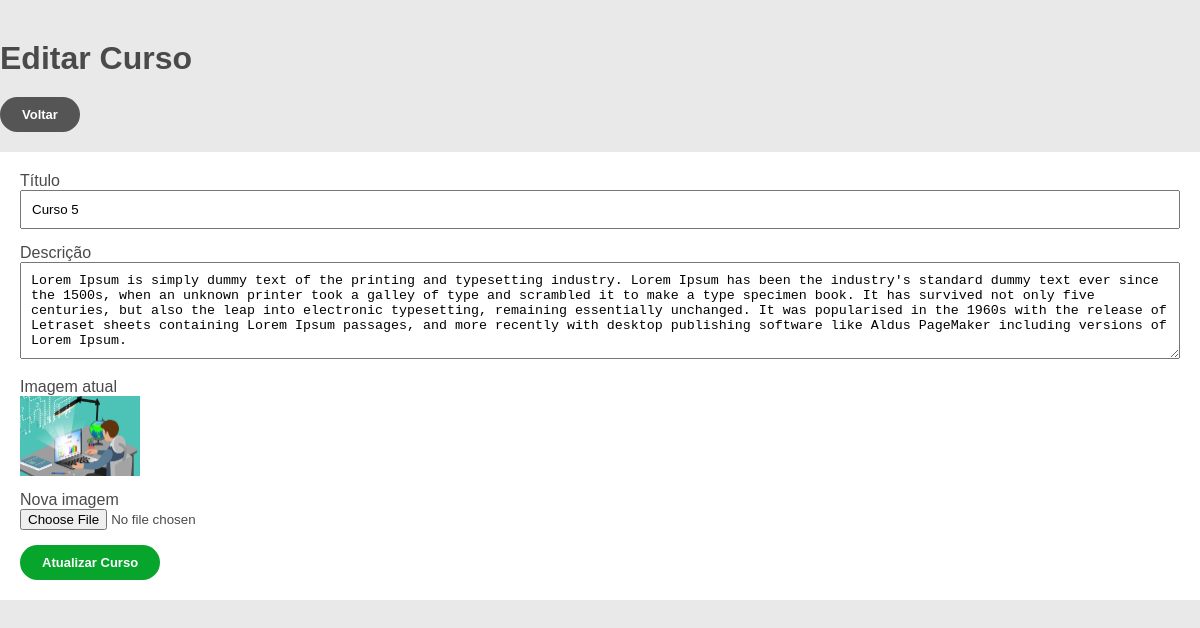
The page /admin/cursos/editar.php?id=6 (signed in) on the database its author committed.
### tables this page shows
CREATE TABLE `cursos` (
  `id` int(11) NOT NULL,
  `titulo` varchar(150) NOT NULL,
  `descricao` text NOT NULL,
  `imagem` varchar(255) NOT NULL,
  `criado_em` timestamp NOT NULL DEFAULT current_timestamp()
);

### admin/cursos/editar.php (the view, shortened to what this page needs)
<?php
require_once '../../config/database.php';
$id = isset($_GET['id']) ? (int) $_GET['id'] : 0;
$stmt = $pdo->prepare("SELECT * FROM cursos WHERE id = :id");
$stmt->execute([':id' => $id]);
$curso = $stmt->fetch(PDO::FETCH_ASSOC);
?>
<!DOCTYPE html>
<html lang="pt-BR">
<head>
    <link rel="stylesheet" href="../../assets/css/style.css">
</head>
<body>
    <div class="container" style="padding: 40px 0;">
        <h1>Editar Curso</h1>
        <div style="margin: 20px 0;">
            <a href="listar.php" class="btn" style="background:#555;">Voltar</a>
        </div>
        <form action="" method="POST" enctype="multipart/form-data" style="background:#fff; padding:20px;">
            <div style="margin-bottom: 15px;">
                <label>Título</label><br>
                <input
                    type="text"
                    name="titulo"
                    value="<?php echo htmlspecialchars($curso['titulo']); ?>"
                    style="width:100%; padding:10px;"
                >
            </div>
            <div style="margin-bottom: 15px;">
                <label>Descrição</label><br>
                <textarea
                    name="descricao"
                    rows="5"
                    style="width:100%; padding:10px;"
                ><?php echo htmlspecialchars($curso['descricao']); ?></textarea>
            </div>
            <div style="margin-bottom: 15px;">
                <label>Imagem atual</label><br>
                <img
                    src="../../assets/uploads/<?php echo htmlspecialchars($curso['imagem']); ?>"
                    width="120"
                    alt="<?php echo htmlspecialchars($curso['titulo']); ?>"
                >
            </div>
            <div style="margin-bottom: 15px;">
                <label>Nova imagem</label><br>
                <input type="file" name="imagem" accept="image/*">
            </div>
            <button type="submit" class="btn">Atualizar Curso</button>
        </form>
    </div>
</body>
</html>

### assets/css/style.css (style rules this page uses)
* { margin: 0; padding: 0; box-sizing: border-box; }
body { font-family: Arial, sans-serif; background: #e9e9e9; color: #4a4a4a; }
img { max-width: 100%; display: block; }
a { text-decoration: none; }
.container { width: 100%; max-width: 1240px; margin: 0 auto; padding: 0 20px; }
.btn { display: inline-block; background: #08a52d; color: #ffffff; padding: 10px 22px; border-radius: 22px; font-size: 13px; font-weight: bold; border: none; cursor: pointer; text-align: center; transition: 0.2s ease; }

### rows shown on the page
cursos: titulo "Curso 5", descricao "Lorem Ipsum is simply dummy text of the printing and typesetting industry. Lorem Ipsum has been the industry's standard dummy text ever since the 1500s, when an unknown printer took a galley of type and scrambled it to make a type specimen book. It has survived not only five centuries, but also the leap into electronic typesetting, remaining essentially unchanged. It was popularised in the 1960s with the release of Letraset sheets containing Lorem Ipsum passages, and more recently with desktop publishing software like Aldus PageMaker including versions of Lorem Ipsum.", imagem (picture)
